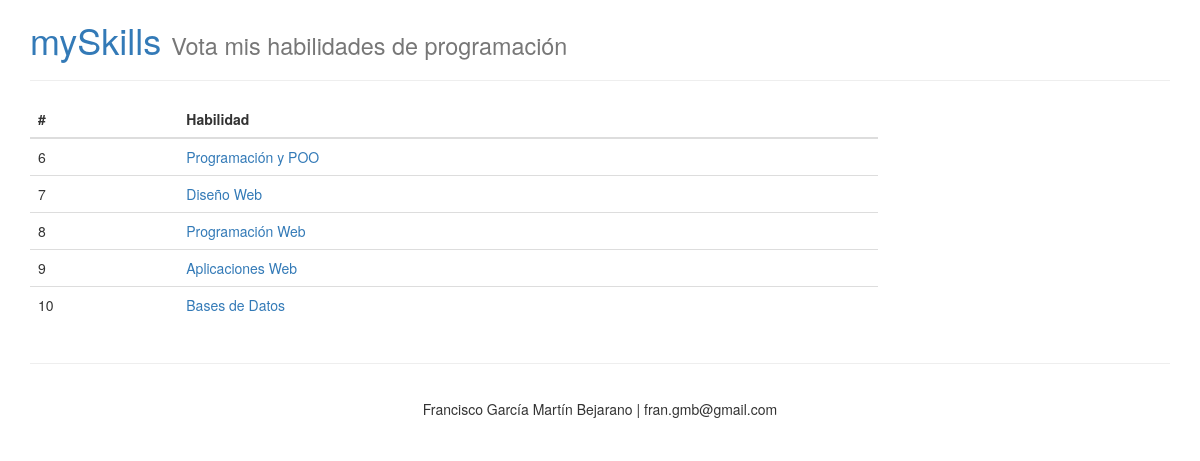
Screenshot of /skills/ with the database file from the repository.
### skills/models.py (models this page shows, shortened)
class Skill(models.Model):
	skill_text = models.CharField(max_length=200)
	icon = models.CharField(max_length=50)
	pub_date = models.DateTimeField('date published')

### skills/views.py (the view)
def index(request):
	latest_skill_list = Skill.objects.order_by('pub_date')[:5]
	context = {
		'latest_skill_list': latest_skill_list
	}
	return render(request, 'index.html', context)

### skills/context_processor.py (called while the page is built)
def SiteInfo(request):
	return {
		'site_title': settings.SITE_TITLE,
		'site_subtitle': settings.SITE_SUBTITLE,
		'site_credits': settings.SITE_CREDITS,
	}

def LastActivity(request):
	result = {}
	if 'votes' in request.session:
		pks_list = request.session['votes']
		skills = list(Skill.objects.filter(pk__in=pks_list))
		skills.sort(key=lambda t: pks_list.index(t.pk))
		result['last_skills'] = skills
	return result

### skills/templates/index.html
{% extends 'layouts/main.html' %}
{% block content %}
{% if latest_skill_list %}
	<table class="table">
		<thead>
			<th>#</th>
			<th>Habilidad</th>
		</thead>
		{% for skill in latest_skill_list %}
			<tr>
				<td>{{ skill.id }}</td>
				<td>
					<a href="/skills/{{skill.id}}">{{skill.skill_text}}</a>
				</td>
			</tr>
		{% endfor %}
	</table>
{% else %}
	<p>No hay habilidades disponibles</p>
{% endif %}
{% endblock %}

### skills/templates/layouts/main.html (shortened to what this page needs)
{% load staticfiles %}
<!DOCTYPE html>
<html>
<head>
	<link rel="stylesheet" type="text/css" href="{% static 'css/bootstrap.min.css' %}">
	<link rel="stylesheet" type="text/css" href="{% static 'css/bootstrap-theme.min.css' %}">
</head>
<body>
	<div class="container">
		<h1>
			<a href="{% url 'index' %}">{{ site_title }}</a>
			<small>{{ site_subtitle }}</small>
		</h1>
		<hr>
		<div class="row">
			<div class="col-md-9">
				{% block content %}{% endblock %}
			</div>
			<div class="col-md-3">
			</div>
		</div>
		<hr>
		<div style="text-align:center;padding:15px;">
			{{ site_credits }}
		</div>
	</div>
</body>
</html>

### rows the page displays
Skill: id "6", skill_text "Programación y POO"
Skill: id "7", skill_text "Diseño Web"
Skill: id "8", skill_text "Programación Web"
Skill: id "9", skill_text "Aplicaciones Web"
Skill: id "10", skill_text "Bases de Datos"

### other values shown
{{ site_title }} "mySkills"
{{ site_subtitle }} "Vota mis habilidades de programación"
{{ site_credits }} "Francisco García Martín Bejarano | fran.gmb@gmail.com"
